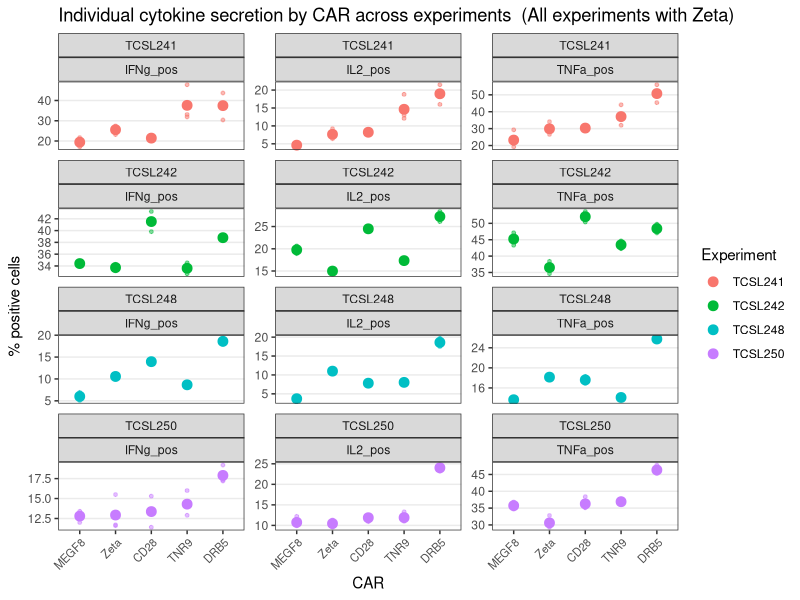
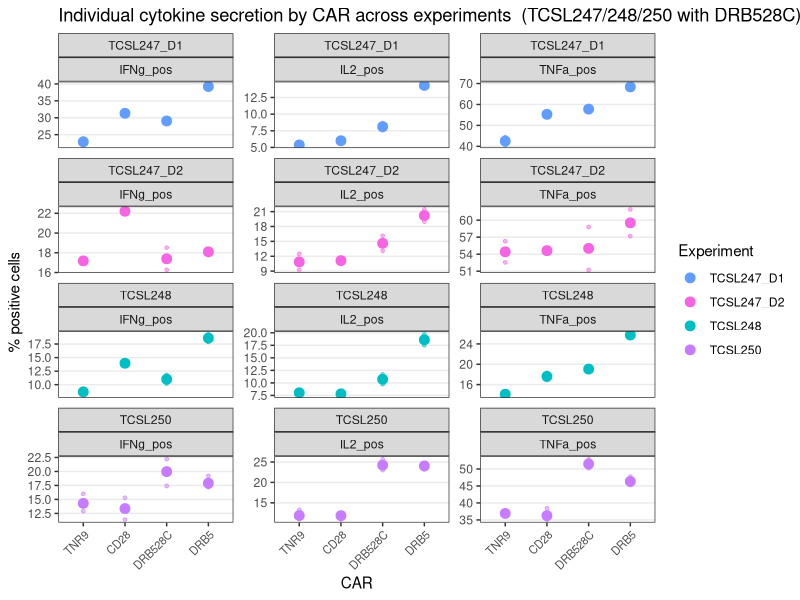
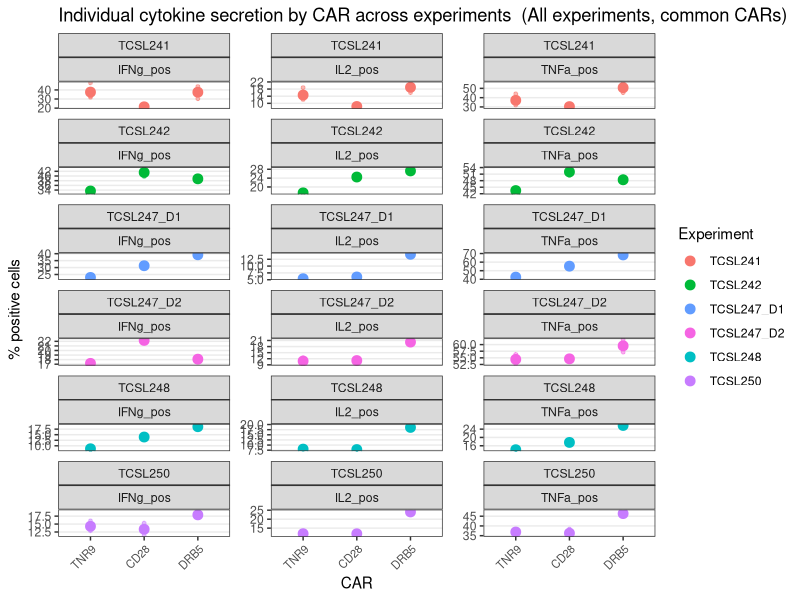
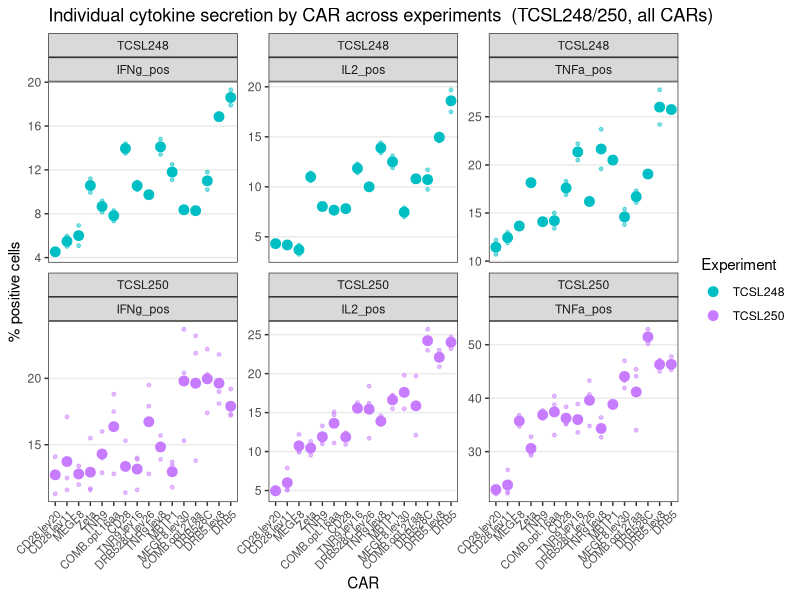

These figures' R source, in order:
library(data.table)
library(ggplot2)
library(patchwork)
library(stringr)
library(here)

# Function to prepare data for plotting
prepare_data <- function(df_combined, selected_cars = NULL, gates = NULL) {
  # Base filtering
  dt <- df_combined[
    CAR == T & 
    !(car_name %in% c('POS','NEG')) & 
    !is.na(car_name) & 
    car_name != "" & 
    subset == "CD3"
  ]
  
  # Filter by selected cars if provided
  if (!is.null(selected_cars)) {
    dt <- dt[car_name %in% selected_cars]
  }
  
  # Filter by gates if provided
  if (!is.null(gates)) {
    dt <- dt[gate_clean %in% gates]
  }
  
  return(dt)
}

# Function to create heatmap
create_heatmap <- function(data, gates, is_relative = TRUE, title_suffix = "") {
  # Calculate mean frequencies and z-scores
  plot_data <- data[
    gate_clean %in% gates, 
    .(mean_freq = mean(freq)), 
    by=.(car_name, subset, gate_clean, expt)
  ][
    , scaled_mean_freq := scale(mean_freq), 
    by=.(subset, gate_clean, expt)
  ][
    , car_name := reorder(car_name, scaled_mean_freq)
  ][
    , gate_clean := factor(gate_clean, 
                          levels = unique(gate_clean[order(str_count(gate_clean, "\\."))]))
  ]
  
  # Create plot
  p <- ggplot(plot_data) +
    geom_tile(aes(y=car_name, 
                  x=gate_clean, 
                  fill=if(is_relative) scaled_mean_freq else mean_freq)) +
    facet_grid(~expt) +
    scale_fill_gradientn(
      colors = rev(hcl.colors(100, "Peach"))) +
    geom_text(aes(y=car_name, 
                  x=gate_clean, 
                  label=round(mean_freq)), 
              size=3) +
    scale_x_discrete(labels=function(x) gsub('\\.', '\n',gsub('_pos','',x))) +
    labs(x='Cytokine combinations', 
         y='CARs',
         fill=if(is_relative) 
           'Relative cytokine secretion\nz-score xform\n% positive labelled' 
           else 'Absolute cytokine secretion\n% positive',
         title=paste0(if(is_relative) 
           'Relative' else 'Absolute', 
           ' cytokine secretion across TCSL248 and TCSL250', 
           title_suffix))
  
  return(p)
}

# Function to create scatter plot
create_scatter_plot <- function(data, single_cytokines, title_suffix = "", show_replicates = FALSE) {
  # Calculate frequencies and create combined labels
  plot_data <- data[
    gate_clean %in% single_cytokines
  ]
  
  if (show_replicates) {
    # Create mean data for larger points
    mean_data <- plot_data[
      , .(freq = mean(freq)), 
      by=.(car_name, gate_clean, expt)
    ][
      , car_name_subset := paste(car_name, gate_clean, sep=".")
    ]
    
    # Add car_name_subset to replicate data for consistent ordering
    plot_data[, car_name_subset := paste(car_name, gate_clean, sep=".")]
  } else {
    # Just use means as before
    plot_data <- plot_data[
      , .(freq = mean(freq)), 
      by=.(car_name, gate_clean, expt)
    ][
      , car_name_subset := paste(car_name, gate_clean, sep=".")
    ]
  }
  
  # Create base plot
  p <- ggplot() +
    facet_wrap(~gate_clean, scales="free",
               labeller=labeller(gate_clean=function(x) gsub('_pos', '', x))) +
    theme_bw() +
    theme(axis.text.x = element_text(angle = 45, hjust = 1)) +
    scale_color_brewer(palette="Set1") +
    scale_x_discrete(labels=function(x) gsub('\\.[^.]+$', '', x)) +
    labs(x='CAR, ranked separately per cytokine', 
         y='% positive cells', 
         color='Experiment',
         title=paste0('Individual cytokine secretion by CAR across experiments', 
                     title_suffix))
  
  if (show_replicates) {
    # Add small points for replicates
    p <- p + 
      geom_point(data=plot_data,
                 aes(x=reorder(car_name_subset, freq), y=freq, color=expt),
                 size=1, alpha=0.5) +
      # Add large points for means
      geom_point(data=mean_data,
                 aes(x=reorder(car_name_subset, freq), y=freq, color=expt),
                 size=3)
  } else {
    # Original single point behavior
    p <- p + 
      geom_point(data=plot_data,
                 aes(x=reorder(car_name_subset, freq), y=freq, color=expt),
                 size=3)
  }
  
  return(p)
}

# Load and prepare data
df_241_242 <- fread(here("data", "processed", "cytokine_secretion", "tcsl241_242_processed.csv"))
df_247 <- fread(here("data", "processed", "cytokine_secretion", "tcsl247_processed.csv"))
df_248 <- fread(here("data", "processed", "cytokine_secretion", "tcsl248_processed.csv"))
df_250 <- fread(here("data", "processed", "cytokine_secretion", "tcsl250_processed.csv"))

# Combine all experiments data for single cytokine plots
df_all_expts <- rbindlist(list(
  df_241_242[, .(expt, car_name, variable = gate_clean, freq)],
  df_247[gate_clean %in% c("IFNg_pos", "IL2_pos", "TNFa_pos"), {
    # Standardize CAR names
    car_name_std = car_name
    car_name_std = ifelse(car_name == "zeta", "Zeta", car_name_std)
    car_name_std = ifelse(car_name == "41BB", "TNR9", car_name_std)
    .(expt, car_name = car_name_std, variable = gate_clean, freq)
  }],
  df_248[gate_clean %in% c("IFNg_pos", "IL2_pos", "TNFa_pos") & subset == "CD3" & CAR == TRUE, 
         .(expt = "TCSL248", car_name, variable = gate_clean, freq)],
  df_250[gate_clean %in% c("IFNg_pos", "IL2_pos", "TNFa_pos") & subset == "CD3" & CAR == TRUE, 
         .(expt = "TCSL250", car_name, variable = gate_clean, freq)]
))

# Filter out KO controls
df_all_expts <- df_all_expts[car_name != "KO"]

# Create combined plot for all experiments
create_combined_plot <- function(df_plot, title_suffix = "") {
  # Define experiment colors
  expt_colors <- c(
    "TCSL241" = "#F8766D",  # red
    "TCSL242" = "#00BA38",  # green
    "TCSL247_D1" = "#619CFF", # blue
    "TCSL247_D2" = "#F564E3", # pink
    "TCSL247_D1V" = "#B79F00", # yellow
    "TCSL248" = "#00BFC4",  # cyan
    "TCSL250" = "#C77CFF"   # purple
  )
  
  # Calculate means for larger points
  df_means <- df_plot[, .(freq = mean(freq)), by=.(expt, variable, car_name)]
  
  # Rank CARs based on means within each experiment and cytokine combination
  df_means[, rank := frank(freq, ties.method = "first"), by=.(expt, variable)]
  df_plot[df_means, rank := i.rank, on=.(expt, variable, car_name)]
  
  # Get number of unique experiments for faceting
  n_expts <- length(unique(df_plot$expt))
  
  # Create plot
  p <- ggplot() +
    # Add small points for replicates
    geom_point(data = df_plot, 
               aes(x = reorder(car_name, rank), y = freq, color = expt),
               size = 1, alpha = 0.5) +
    # Add large points for means
    geom_point(data = df_means,
               aes(x = reorder(car_name, rank), y = freq, color = expt),
               size = 3) +
    facet_wrap(~ expt + variable, 
               scales = "free_y", 
               ncol = 3,
               strip.position = "top") +
    theme_bw() +
    theme(
      panel.grid.major.x = element_blank(),
      panel.grid.minor = element_blank(),
      panel.spacing = unit(0.5, "lines"),  # Reduce vertical spacing between facets
      # Only show x-axis text for bottom row
      axis.text.x = element_text(angle = 45, hjust = 1, size = 8)
    ) +
    scale_color_manual(values = expt_colors) +
    labs(
      x = "CAR",
      y = "% positive cells",
      color = "Experiment",
      title = paste("Individual cytokine secretion by CAR across experiments", title_suffix)
    )
  
  return(p)
}

# Initialize plots list
plots <- list()

# Define gates and CARs
chosen_gate <- c(
  "IL2_pos", "TNFa_pos", "IFNg_pos",
  "IFNg_pos.IL2_pos", "IFNg_pos.TNFa_pos",
  "IL2_pos.TNFa_pos", "IFNg_pos.TNFa_pos.IL2_pos"
)

single_cytokines <- c("IL2_pos", "TNFa_pos", "IFNg_pos")

# Create three different plot versions

# 1. Zeta, CD28, DRB5, TNR9 with TCSL241/242/248/250 (not 247)
zeta_cars <- c("Zeta", "CD28", "DRB5", "TNR9", "MEGF8")
plots[["all_experiments_with_zeta"]] <- create_combined_plot(
  df_all_expts[car_name %in% zeta_cars & 
               expt %in% c("TCSL241", "TCSL242", "TCSL248", "TCSL250")],
  " (All experiments with Zeta)"
)

# 2. CD28, DRB5, DRB528C, TNR9 with all TCSL247 donors and TCSL248/250
drb528c_cars <- c("CD28", "DRB5", "DRB528C", "TNR9")
plots[["tcsl247_248_250_with_drb528c"]] <- create_combined_plot(
  df_all_expts[car_name %in% drb528c_cars & 
               expt %in% c("TCSL247_D1", "TCSL247_D2", "TCSL248", "TCSL250")],
  " (TCSL247/248/250 with DRB528C)"
)

# 3. CD28, DRB5, TNR9 with all experiments and donors
common_cars <- c("CD28", "DRB5", "TNR9")
plots[["all_experiments_common_cars"]] <- create_combined_plot(
  df_all_expts[car_name %in% common_cars & expt != 'TCSL247_D1V'],
  " (All experiments, common CARs)"
)

# 3. All cars in TCSL248/250
hidden_cars <- c("NEG", "POS", "")
plots[["second_round_cars"]] <- create_combined_plot(
  df_all_expts[expt %in% c("TCSL248", "TCSL250") & !(car_name %in% hidden_cars)],
  " (TCSL248/250, all CARs)"
)

# 3. All cytokines in TCSL247/248
hidden_cars <- c("NEG", "POS", "")
plots[["first_round_cars"]] <- create_combined_plot(
  df_all_expts[expt %in% c("TCSL241", "TCSL242") & !(car_name %in% hidden_cars)],
  " (TCSL241/242, all CARs)"
)

# Save plots
plot_dimensions <- list(
  "all_experiments_with_zeta" = c(15, 10),
  "tcsl247_248_250_with_drb528c" = c(15, 10),
  "all_experiments_common_cars" = c(15, 10),
  "second_round_cars" = c(15, 10)

)

# Save each plot
for (name in names(plots)) {
  if (name %in% names(plot_dimensions)) {
    width <- plot_dimensions[[name]][1]
    height <- plot_dimensions[[name]][2]
    
    fn <- here("figures", "arrayed_cytokine_secretion_drb5_megf8",
                     paste0(name, ".pdf"))

    ggsave(
      filename = fn,
      plot = plots[[name]],
      width = width,
      height = height
    )

    message(paste("Saved:\t", fn))
  }

} 
